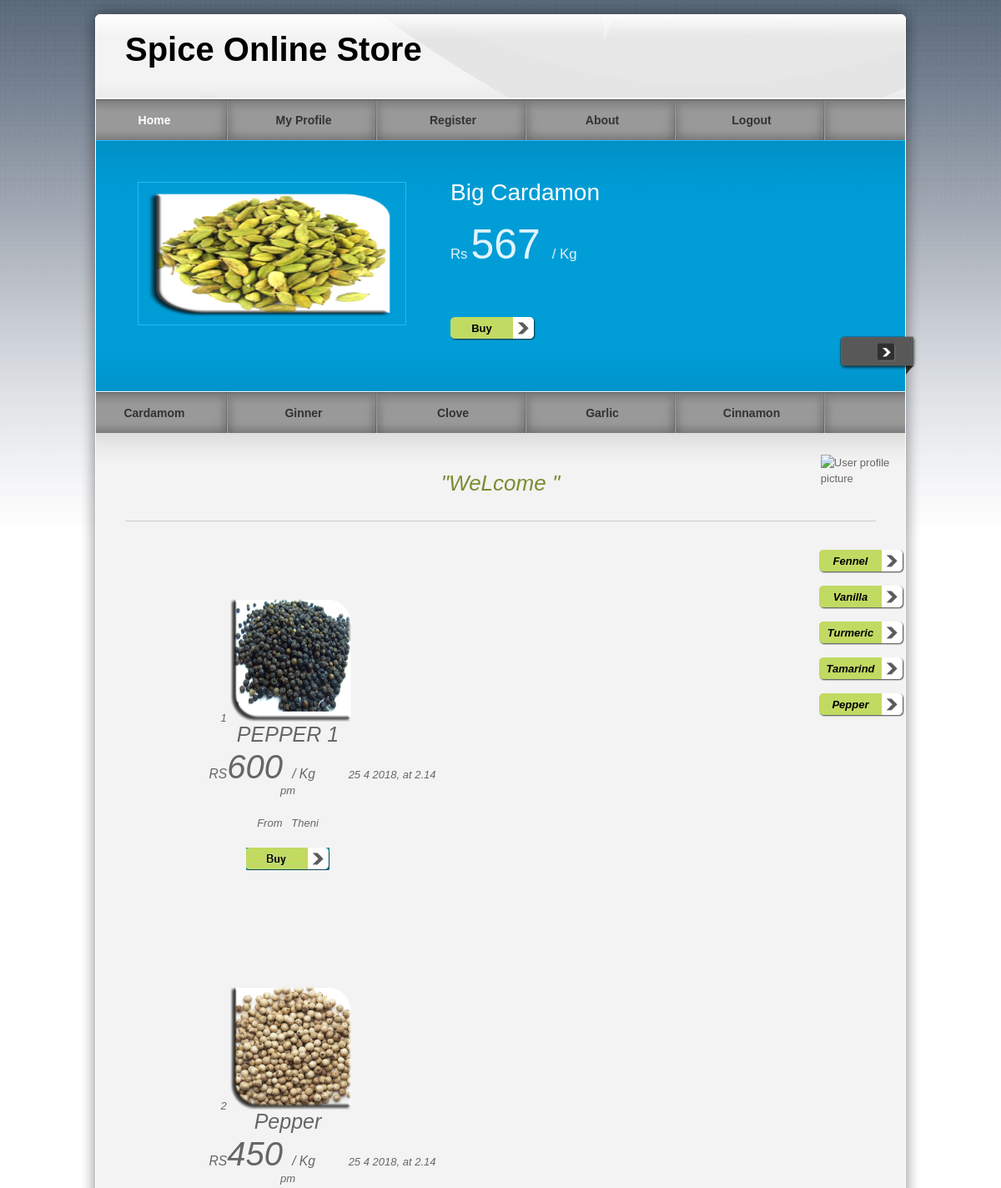
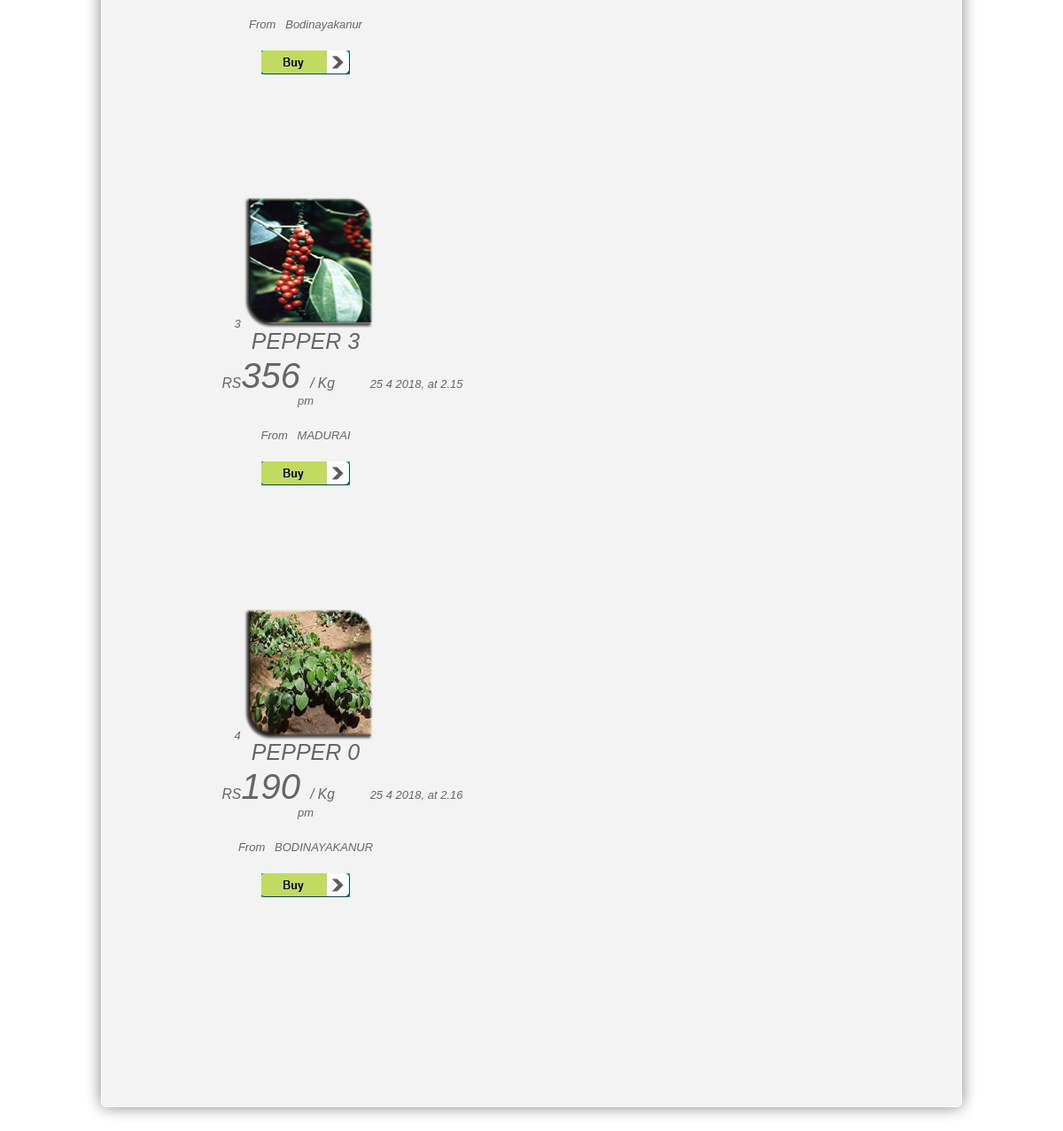
Screenshot of /pro/pepper.php with the database file from the repository (2 pictures, top to bottom).
### tables this page shows
CREATE TABLE IF NOT EXISTS `offer` (
  `number` int(11) NOT NULL,
  `name` varchar(50) NOT NULL,
  `image` text NOT NULL,
  `price` varchar(50) NOT NULL,
  `time` varchar(50) NOT NULL,
  `details` varchar(100) NOT NULL,
  PRIMARY KEY (`number`)
);

CREATE TABLE IF NOT EXISTS `pepper` (
  `number` int(11) NOT NULL AUTO_INCREMENT,
  `name` varchar(50) NOT NULL,
  `price` varchar(50) NOT NULL,
  `image` text NOT NULL,
  `time` varchar(50) NOT NULL,
  `place` varchar(50) NOT NULL,
  PRIMARY KEY (`number`)
);

### pro/pepper.php (the view, shortened to what this page needs)
<?php
$username=$_SESSION['uname'];
?>
<!DOCTYPE html PUBLIC "-//W3C//DTD XHTML 1.0 Transitional//EN" "http://www.w3.org/TR/xhtml1/DTD/xhtml1-transitional.dtd">
<head>
<link href="templatemo_style.css" rel="stylesheet" type="text/css" />
<link href="css/jquery.ennui.contentslider.css" rel="stylesheet" type="text/css" media="screen,projection" />
</head>
<body>
<div id="templatemo_wrapper">
    <div id="templatemo_header">
        <div id="site_title">
            <h1>Spice Online Store</h1>
        </div>
    </div>
  	<div id="templatemo_menu">
        <ul>
            <li><a href="home.php"class="current">Home</a></li>
            <li><a href="profile.php">My Profile</a></li>
            <li><a href="reg.php">Register</a></li>
            <li><a href="partners.html">About</a></li>
            <li><a href="logout.php">Logout</a></li>
        </ul>
    </div>
    <div id="templatemo_banner">
                <div id="one" class="contentslider">
                    <div class="cs_wrapper">
                        <div class="cs_slider">
                            <div class="cs_article">
                            	<div class="slider_content_wrapper">
                            	 <?PHP
$select=mysql_query("select * from offer where number=1 ");
$row=mysql_fetch_array($select);
 ?>
                      				<div class="right">
                                        <h2><?php echo $row['name'];?> </h2><br/>
                                        <p><big>Rs</big> <span style="font-size:50px"><?php echo $row['price'];?></span> <big> / Kg</big></p><br/>
                                        <div class="button"><a href="#">Buy</a></div>
                                    </div>
                                  <div class="left">
                                  <img src="admin/<?php echo $row['image']; ?>" alt="Image 01" />
                                    </div>
                                </div>
                            </div>
                        </div>
                    </div>
                </div>
        </div>
        <div id="templatemo_menu">
        <ul>
            <li><a href="home.php">Cardamom</a></li>
            <li><a href="ginger.php">Ginner</a></li>
            <li><a href="clove.php">Clove</a></li>
            <li><a href="garlic.php">Garlic</a></li>
            <li><a href="cinnamon.php">Cinnamon</a></li>
            </ul>
    </div>
     <div id="templatemo_main"><span class="main_top"></span>
     <?php
     $sql=mysql_query("select * from signup where username='".$username."' ");
$row=mysql_fetch_array($sql);
?>
          <p class="welcome_text">&quot;WeLcome <?php echo $row['name'];?>&quot;</p>
          <div style="position:absolute; left:88%;  top:1.2%;">
<img class="img-rounded" src="<?php
echo $row['image']; ?>" alt="User profile picture" width="100" height="100" style="inline-box-align:initial"></div>
     	<div class="col_w420 float_l">
                      <blockquote>
 <?PHP
$select=mysql_query("select * from pepper ");
$view=mysql_num_rows($select);
 for($i=0;$i<$view;$i++)
 {
 ?>
 <center>
 <div class="table-responsive">
 <tr>
     <td align="center"><?php echo mysql_result($select,$i,"number");?></td>
        <td align="center">
        <img src="admin/<?php echo mysql_result($select,$i,"image");?>" width="150" height="150" /></td>
        <br/>
 <td align="center"><span style="font-size:25px"><?php echo mysql_result($select,$i,"name");?></span></td></div><br/>
    <td align="center"><big>RS</big><span style="font-size:40px"><?php echo mysql_result($select,$i,"price");?></span><big> / Kg</big></td>
    &nbsp;&nbsp;&nbsp;&nbsp;&nbsp;&nbsp;&nbsp;&nbsp;&nbsp;&nbsp;<td align="center"><?php echo mysql_result($select,$i,"time");?></td><br/><br/>
    <td align="center">From&nbsp;&nbsp;&nbsp;<?php echo mysql_result($select,$i,"place");?></td><br/><br/>
    <td align="center"><a href="viewpepper.php?edit=<?php echo mysql_result($select,$i,"number");?>"><img src="images/img.JPG" /></a>
    </td>
  </tr><br/>
  <br/><br/>
  <br/><br/>
  <br/><br/>
<br/></center>
  <?PHP
  }
  ?>
          <div style="position: absolute; left: 887px; top: 125px;">
<div class="button"><a href="fennel.php">Fennel</a></div>
                                                                <div class="button"><a href="vanilla.php">Vanilla</a></div>
                                                                <div class="button"><a href="turmeric.php">Turmeric</a></div>
                                                                <div class="button"><a href="tamarind.php">Tamarind</a></div>
                                                                <div class="button"><a href="pepper.php">Pepper</a></div></div>
                  <br/>
                      </blockquote>
       </div>
    </div>
    <div id="templatemo_main_bottom"></div>
    <div id="templatemo_footer">
    </div>
</div>
</body>
</html>

### pro/templatemo_style.css (style rules this page uses)
body { margin: 0px; padding: 0px; color: #666; font-family: Helevetica,Arial,sans-serif; font-size: 13px; line-height:1.5em; background-color: #fff; background-attachment:fixed; background-image: url(images/templatemo_body.jpg); background-repeat: repeat-x; }
a, a:link, a:visited { color: #8da332; }
p { margin: 0px; padding: 0 0 10px 0; }
img { border: none; }
h1 { font-size: 40px; font-weight: bold; margin: 0 0 30px 0; padding: 5px 0; color: #000; }
h2 { font-size: 28px; font-weight: normal; line-height: 28px; margin: 0 0 30px 0; padding: 0; color: #000; }
.float_l { float: left; }
blockquote { font-style: italic; margin-left: 10px; }
.button a { clear: both; display: block; width: 75px; height: 24px; padding: 4px 27px 0 0; margin-top: 15px; background: url(images/templatemo_button.png) no-repeat; color: #000; font-weight: bold; text-align: center; text-decoration: none; }
#templatemo_wrapper { width: 1010px; margin: 0 auto; }
#templatemo_header { width: 900px; height: 68px; padding: 50px 55px 0; background: url(images/templatemo_header.png) no-repeat; }
#templatemo_header #site_title { float: left; width: 500px; padding: 0; }
#templatemo_header #site_title h1 { margin: 0; padding: 0; }
#templatemo_menu { width: 970px; height: 50px; padding: 0 20px; background: url(images/templatemo_menu.png) repeat-x; }
#templatemo_menu ul { margin: 0; padding: 0; list-style: none; }
#templatemo_menu ul li { padding: 0px; margin: 0px; display: inline; }
#templatemo_menu ul li a { float: left; display: block; width: 140px; height: 33px; padding: 17px 34px 0 0; margin: 0 5px 0 0 ; font-size: 14px; text-align: center; text-decoration: none; color: #333; font-weight: bold; outline: none; border: none; background: url(images/templatemo_menu_divider.png) right no-repeat; }
#templatemo_menu ul li a:hover, #templatemo_menu ul li .current { color: #fff; }
#templatemo_banner { clear: both; position: relative; width: 970px; height: 201px; padding: 50px 20px; background: url(images/templatemo_slider.png) no-repeat; }
#templatemo_main { position: relative; width: 900px; padding: 45px 55px; background: url(images/templatemo_content.png) repeat-y; }
#templatemo_main .main_top { position: absolute; top: 0; left: 20px; width: 970px; height: 45px; background: url(images/templatemo_content_top.png) no-repeat; }
#templatemo_main_bottom { width: 1010px; height: 40px; background: url(images/templatemo_content_bottom.png) no-repeat; }
.col_w420 { width: 420px; }
.welcome_text { font-size: 26px; color: #7a8d31; font-style: italic; text-align: center; margin-bottom: 60px; padding-bottom: 30px; line-height: 30px; border-bottom: 1px solid #CCC; }
#templatemo_footer { width: 910px; padding: 0 30px 10px; text-align: center; color: #666; }

### rows the page displays
offer: name "Big Cardamon", price "567", image (picture)
pepper: number "1", image (picture), name "PEPPER 1", price "600", time "25 4 2018, at 2.14 pm", place "Theni"
pepper: number "2", image (picture), name "Pepper", price "450", time "25 4 2018, at 2.14 pm", place "Bodinayakanur"
pepper: number "3", image (picture), name "PEPPER 3", price "356", time "25 4 2018, at 2.15 pm", place "MADURAI"
pepper: number "4", image (picture), name "PEPPER 0", price "190", time "25 4 2018, at 2.16 pm", place "BODINAYAKANUR"
